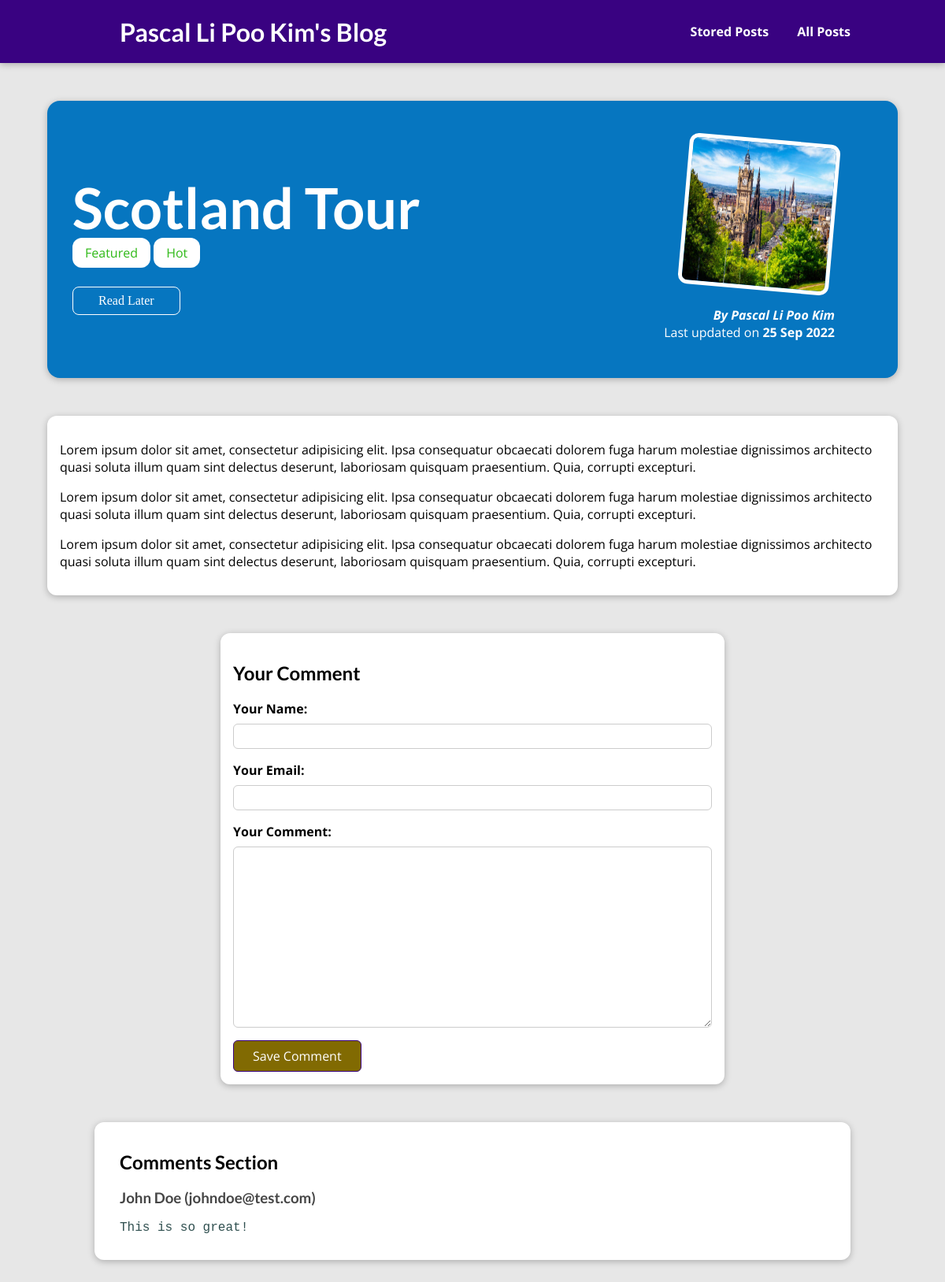
Before: /posts/tour-in-scotland with the older database file.
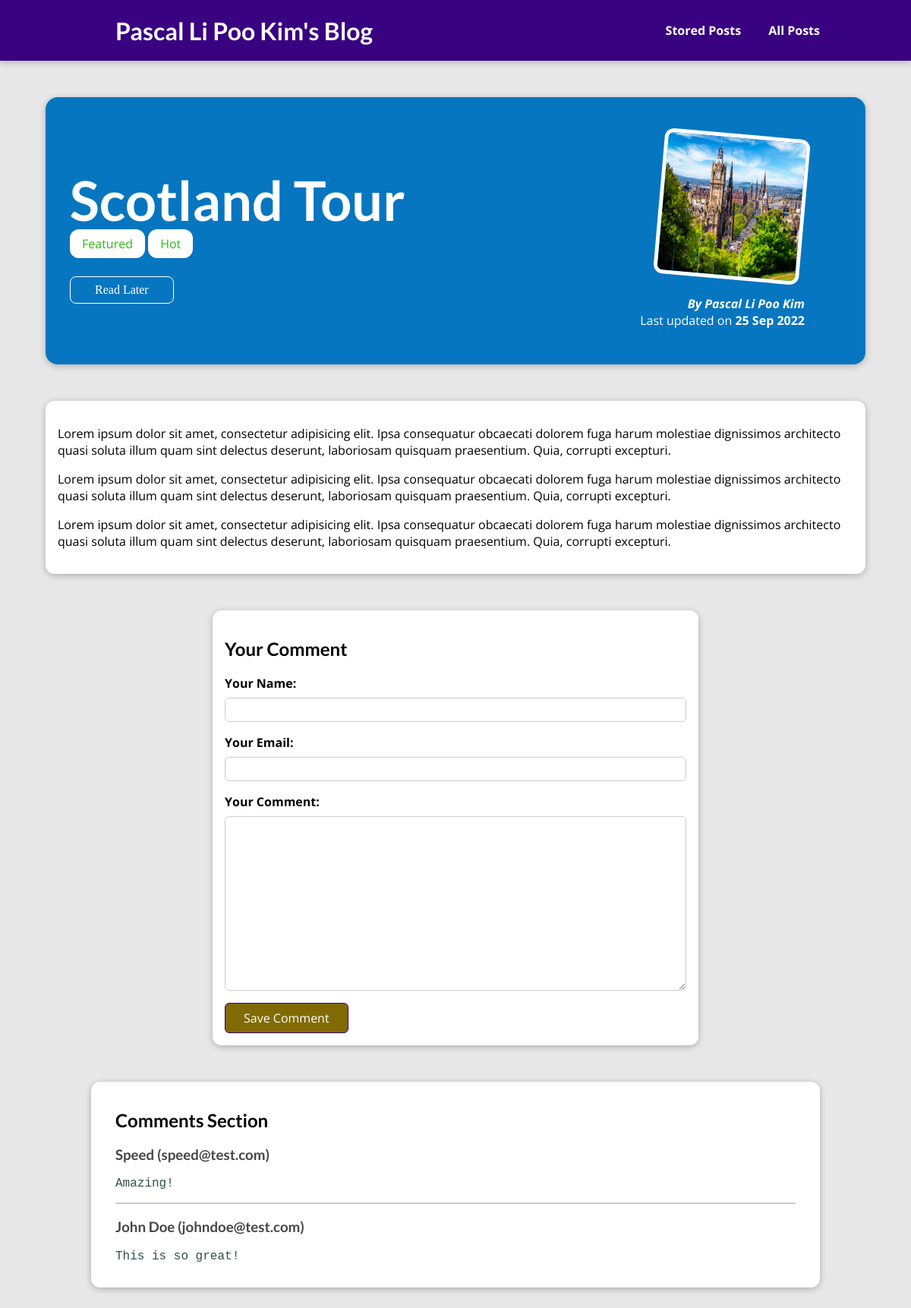
After: the same page with the newer database file.
### blog/models.py (models this page shows, shortened)
class Post(models.Model):
    title = models.CharField(max_length=150)
    excerpt = models.CharField(max_length=200)
    image = models.ImageField(upload_to="posts", null=True)
    date = models.DateField(auto_now=True)
    slug = models.SlugField(unique=True)
    content = models.TextField(validators=[MinLengthValidator(10)])
    author = models.ForeignKey(
        Author, on_delete=models.SET_NULL, null=True, related_name="posts"
    )
    tags = models.ManyToManyField(Tag)

class Tag(models.Model):
    caption = models.CharField(max_length=20)

class Author(models.Model):
    first_name = models.CharField(max_length=100)
    last_name = models.CharField(max_length=100)
    email_address = models.EmailField()
    def fullName(self):
        return f"{self.first_name} {self.last_name}"
    def __str__(self):
        return self.fullName()

class Comment(models.Model):
    user_name = models.CharField(max_length=120)
    user_email = models.EmailField()
    text = models.TextField(max_length=400)
    post = models.ForeignKey(Post, on_delete=models.CASCADE, related_name="comments")

### blog/views.py (the view, shortened to what this page needs)
# urls.py: path("posts/<slug:slug>", views.SinglePostView.as_view(), name="post-detail-page"), #/posts/my-first-post
class SinglePostView(View):
    def is_stored_post(self, request, post_id):
        stored_posts = request.session.get("stored_posts")
        if stored_posts is not None:
            is_saved_for_later = post_id in stored_posts
        else:
            is_saved_for_later = False
        return is_saved_for_later
    def get(self, request, slug):
        post = Post.objects.get(slug=slug)
        context = {
            "post": post,
            "post_tags": post.tags.all(),
            "comment_form": CommentForm(),
            "comments": post.comments.all().order_by("-id"),
            "saved_for_later": self.is_stored_post(request, post.id)
            }
        return render(request, 'blog/post-detail.html', context)

### blog/forms.py
class CommentForm(forms.ModelForm):
    class Meta:
        model = Comment
        exclude = ["post"]
        labels = {
            "user_name": "Your Name",
            "user_email": "Your Email",
            "text": "Your Comment"
        }

### blog/templates/blog/post-detail.html (shortened to what this page needs)
{% extends "base.html"%}
{% load static %}
{%block css_files %}
    <link rel="stylesheet" href="{% static "blog/post-detail.css" %}" >
{% endblock %}
{% block content %}
     <section id="summary">
        <h2 id="title">{{post.title}}</h2>
        <div>
            {% for tag in post_tags %}
                <span class="tag">{{ tag.caption }}</span>
            {% endfor %}
        </div>
        <div id="read-later">
            <form action="{% url "read-later" %}" method="POST">
                <button>
                    {% if saved_for_later %}
                        Remove from "Stored Posts"
                    {% else %}
                        Read Later
                    {% endif %}
                </button>
            </form>
        </div>
        <article>
            <img src="{{ post.image.url }}" alt="Post Title"/>
            <address>By <a href="mailto:{{post.author.email_address}}"> {{post.author}} </a></address>
            <div>
                Last updated on <time>{{post.date|date:"d M Y"}}</time>
            </div>
        </article>
    </section>
    <main>
        {{post.content|linebreaks }}
    </main>
    <section id="comment-form">
        <h2>Your Comment</h2>
        <form action="{% url "post-detail-page"  post.slug %}" method="POST">
            {% for form_field in comment_form %}
                <div class="form-control {% if form_field.errors %} invalid {% endif %}">
                    {{ form_field.label_tag }}
                    {{ form_field }}
                </div>
            {% endfor %}
            <button> Save Comment</button>
        </form>
    </section>
    <section id="comments">
        <h2> Comments Section </h2>
        <ul>
            {% for comment in comments %}
                <li>
                    <h3>{{ comment.user_name }} ({{ comment.user_email }})</h3>
                    <p>{{ comment.text|linebreaks }}</p>
                </li>
            {% endfor %}
        </ul>
    </section>
{% endblock %}

### templates/base.html (shortened to what this page needs)
{% load static %}
<!DOCTYPE html>
<html>
  <head>
    <link rel="stylesheet" href="{% static "app.css" %}" >
    {% block css_files %}{% endblock %}
  </head>
  <body>
    <header id="main-navigation">
      <h1><a href="{% url "starting-page" %}">Pascal Li Poo Kim's Blog</a></h1>
      <nav>
          <a href="{% url "read-later" %}">Stored Posts</a>
          <a href="{% url "posts-page" %}">All Posts</a>
      </nav>
    </header>
    {% block content %}{% endblock %}
  </body>
</html>

### static/app.css (style rules this page uses)
* { box-sizing: border-box; }
html { font-family: 'Open Sans', 'Lato', sans-serif; }
body { margin: 0; }
h1, h2, h3 { font-family: 'Lato', sans-serif; font-weight: bold; }
#main-navigation { width: 100%; height: 5rem; display: flex; justify-content: space-between; align-items: center; padding: 0 10%; position: absolute; top: 0; left: 0; background-color: rgb(238, 130, 130); }
#main-navigation a { text-decoration: none; color: white; font-weight: bold; margin-left: 2rem; }

### blog/static/blog/post-detail.css (style rules this page uses)
body { background-color: #e7e7e7; }
#main-navigation { background-color: #390281; box-shadow: 0 2px 8px rgba(0, 0, 0, 0.25); }
#summary { margin: 8rem auto 3rem auto; padding: 2rem; width: 90%; max-width: 90rem; border-radius: 16px; background-color: #0676c0; position: relative; box-shadow: 0 2px 8px rgba(0, 0, 0, 0.25); height: 22rem; }
#summary h2 { color: white; font-size: 4.5rem; margin-bottom: 0.25rem; }
#summary article { position: absolute; top: 2rem; right: 3rem; padding: 1rem 2rem; border-radius: 12px; text-align: right; color: white; }
#summary article img { width: 12rem; height: 12rem; border-radius: 12px; transform: rotateZ(5deg); border: 5px solid white; margin-bottom: 1rem; }
#summary address { font-weight: bold; }
#summary a { color: white; text-decoration: none; }
#summary time { font-weight: bold; }
#read-later { margin: 2rem 0; }
#read-later button { background-color: transparent; border: 1px solid white; padding: 0.5rem 2rem; font: inherit; color: white; cursor: pointer; border-radius: 8px; font-family: fantasy; }
main { width: 90%; max-width: 90rem; margin: 3rem auto; background-color: white; padding: 1rem; border-radius: 12px; box-shadow: 0 2px 8px rgba(0, 0, 0, 0.25); }
.tag { background-color:white; color: rgb(46, 185, 22); padding: 0.5rem 1rem; border-radius: 12px; }
#comment-form { margin: 3rem auto; width: 90%; max-width: 40rem; border-radius: 12px; background-color: white; box-shadow: 0 2px 8px rgba(0, 0, 0, 0.25); padding: 1rem; }
#comment-form button { font: inherit; background-color: #816a02; color: white; border: 1px solid #390281; padding: 0.5rem 1.5rem; border-radius: 6px; cursor: pointer; }
.form-control { margin-bottom: 1rem; }
.form-control label { font-weight: bold; margin-bottom: 0.5rem; display: block; }
.form-control input, .form-control textarea { display: block; width: 100%; font: inherit; padding: 0.25rem; border-radius: 6px; border: 1px solid #ccc; }
#comments { margin: 3rem auto; width: 90%; max-width: 60rem; border-radius: 12px; background-color: white; box-shadow: 0 2px 8px rgba(0, 0, 0, 0.25); padding: 1rem 2rem; }
#comments ul { list-style: none; margin: 0; padding: 0; }
#comments li { margin-bottom: 1rem; border-bottom: 2px solid #ccc; }
#comments li:last-of-type { border-bottom: none; }
#comments h3 { color: #464646; }
#comments p { font-family: courier; color: darkslategrey; }

Changed rows visible on the page:
added Comment: user_name "Speed", user_email "speed@test.com", text "Amazing!"
